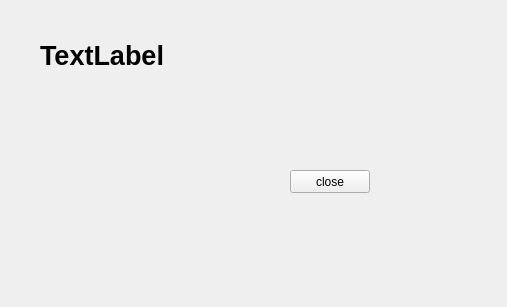
<?xml version="1.0" encoding="UTF-8"?>
<ui version="4.0">
 <class>Widget</class>
 <widget class="QWidget" name="Widget">
  <property name="geometry">
   <rect>
    <x>0</x>
    <y>0</y>
    <width>507</width>
    <height>307</height>
   </rect>
  </property>
  <property name="windowTitle">
   <string>Widget</string>
  </property>
  <widget class="QLabel" name="LabDemo">
   <property name="geometry">
    <rect>
     <x>40</x>
     <y>30</y>
     <width>131</width>
     <height>51</height>
    </rect>
   </property>
   <property name="font">
    <font>
     <pointsize>20</pointsize>
     <bold>true</bold>
    </font>
   </property>
   <property name="text">
    <string>TextLabel</string>
   </property>
  </widget>
  <widget class="QPushButton" name="btnClose">
   <property name="geometry">
    <rect>
     <x>290</x>
     <y>170</y>
     <width>80</width>
     <height>23</height>
    </rect>
   </property>
   <property name="text">
    <string>close</string>
   </property>
  </widget>
 </widget>
 <resources/>
 <connections>
  <connection>
   <sender>btnClose</sender>
   <signal>clicked()</signal>
   <receiver>Widget</receiver>
   <slot>close()</slot>
   <hints>
    <hint type="sourcelabel">
     <x>329</x>
     <y>181</y>
    </hint>
    <hint type="destinationlabel">
     <x>253</x>
     <y>153</y>
    </hint>
   </hints>
  </connection>
 </connections>
</ui>
